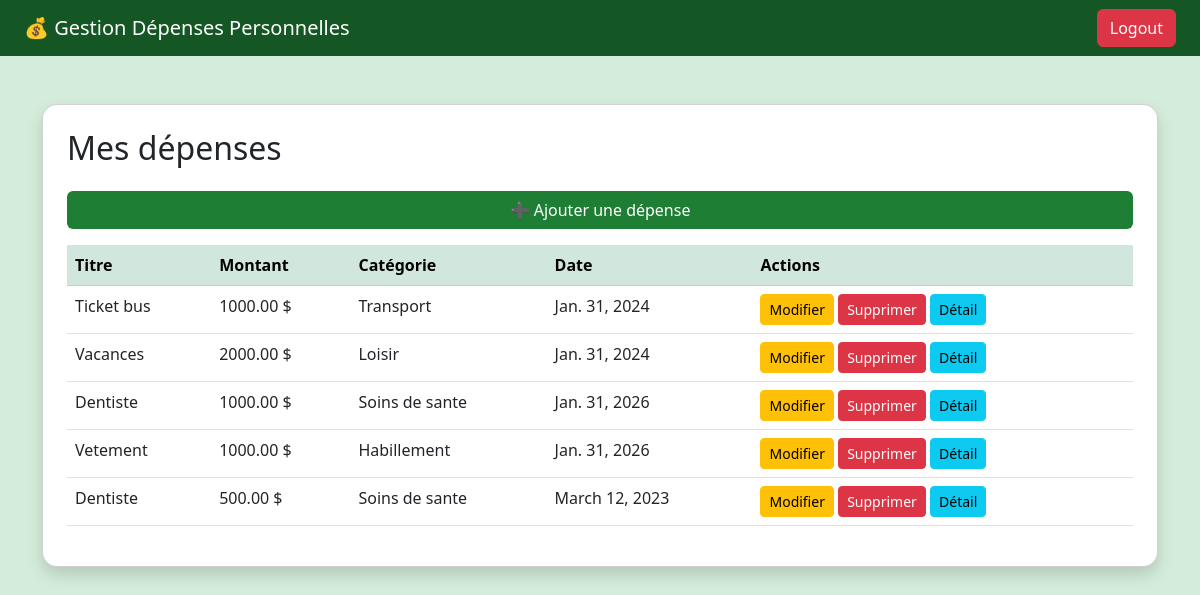
The app's page / (signed in) with its own data.
### depenses/models.py (models this page shows, shortened)
class Depense(models.Model):
    utilisateur = models.ForeignKey(User, on_delete=models.CASCADE)
    titre = models.CharField(max_length=100)
    montant = models.DecimalField(max_digits=10, decimal_places=2)
    categorie = models.CharField(max_length=50)
    date = models.DateField()
    description = models.TextField(blank=True, null=True)

### depenses/views.py (the view)
# urls.py: path('', views.liste_depenses, name='liste_depenses'),
@login_required
def liste_depenses(request):
    depenses = Depense.objects.filter(utilisateur=request.user)
    return render(request, 'depenses/liste.html', {'depenses': depenses})

### depenses/templates/depenses/liste.html
{% extends 'base.html' %}
{% block content %}
<div class="card p-4 shadow">
    <h2 class="mb-4">Mes dépenses</h2>
    <a href="{% url 'ajouter_depense' %}" class="btn btn-custom mb-3">
        ➕ Ajouter une dépense
    </a>
    <table class="table table-hover">
        <thead class="table-success">
            <tr>
                <th>Titre</th>
                <th>Montant</th>
                <th>Catégorie</th>
                <th>Date</th>
                <th>Actions</th>
            </tr>
        </thead>
        <tbody>
            {% for depense in depenses %}
            <tr>
                <td>{{ depense.titre }}</td>
                <td>{{ depense.montant }} $</td>
                <td>{{ depense.categorie }}</td>
                <td>{{ depense.date }}</td>
                <td>
                    <a href="{% url 'modifier_depense' depense.id %}" class="btn btn-warning btn-sm">
                        Modifier
                    </a>
                    <a href="{% url 'supprimer_depense' depense.id %}" class="btn btn-danger btn-sm">
                        Supprimer
                    </a>
                    <a href="{% url 'detail_depense' depense.id %}" class="btn btn-info btn-sm">
                        Détail
                    </a>
                </td>
            </tr>
            {% endfor %}
        </tbody>
    </table>
</div>
{% endblock %}

### depenses/templates/base.html (shortened to what this page needs)
<!DOCTYPE html>
<html>
<head>
    <link href="https://cdn.jsdelivr.net/npm/bootstrap@5.3.0/dist/css/bootstrap.min.css" rel="stylesheet">
</head>
<body>
<nav class="navbar navbar-dark px-4">
    <span class="navbar-brand">💰 Gestion Dépenses Personnelles</span>
    <div>
        {% if user.is_authenticated %}
            <form method="post" action="{% url 'logout' %}" style="display:inline;">
                <button class="btn btn-danger">Logout</button>
            </form>
        {% else %}
            <a href="{% url 'login' %}" class="btn btn-light">Login</a>
            <a href="{% url 'register' %}" class="btn btn-success">Inscription</a>
        {% endif %}
    </div>
</nav>
<div class="container mt-5">
    {% block content %}
    {% endblock %}
</div>
</body>
</html>

### depenses/templates/base.html (style rules this page uses)
body { background-color: #d4edda; }
.navbar { background-color: #155724; }
.btn-custom { background-color: #1e7e34; color: white; }
.card { border-radius: 15px; }

### records on screen
Depense: titre "Ticket bus", montant "1000.00", categorie "Transport", date "Jan. 31, 2024"
Depense: titre "Vacances", montant "2000.00", categorie "Loisir", date "Jan. 31, 2024"
Depense: titre "Dentiste", montant "1000.00", categorie "Soins de sante", date "Jan. 31, 2026"
Depense: titre "Vetement", montant "1000.00", categorie "Habillement", date "Jan. 31, 2026"
Depense: titre "Dentiste", montant "500.00", categorie "Soins de sante", date "March 12, 2023"
